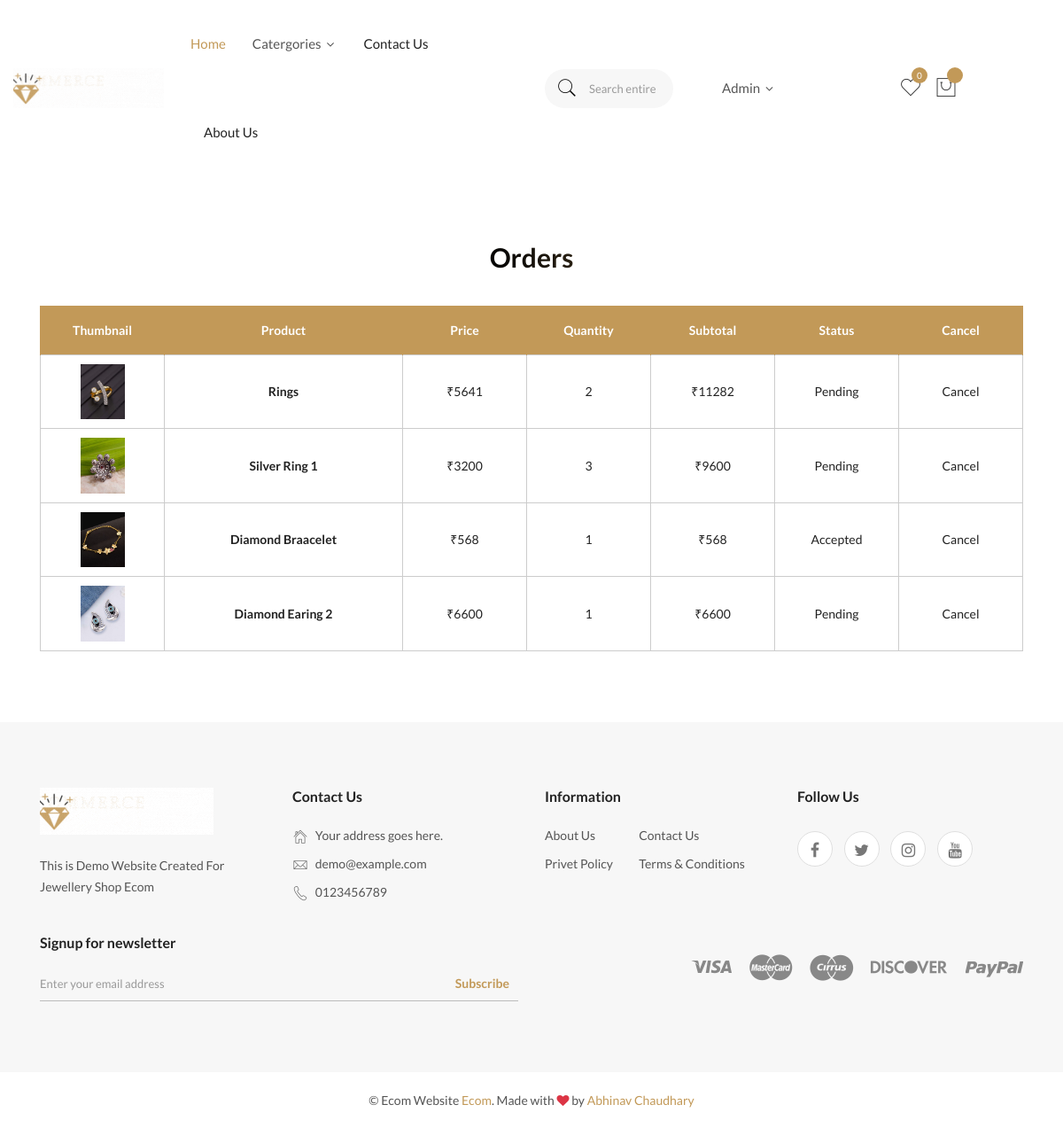
/order/ (signed in), run on the app's committed database.
### app/models.py (models this page shows, shortened)
class Order(models.Model):
    user = models.ForeignKey(User,on_delete=models.CASCADE)
    address = models.ForeignKey(Addresses,on_delete=models.CASCADE)
    product = models.ForeignKey(Product,on_delete=models.CASCADE ,null=True,blank=True)
    subtotal = models.IntegerField(null=True,blank=True )
    qty = models.IntegerField(null=True,blank=True )
    shipping = models.IntegerField(null=True,blank=True)
    Total = models.IntegerField(null=True,blank=True)
    orderDate = models.DateField(auto_now_add=True)
    status = models.CharField(max_length=100 ,choices=STATUS_CHOICES,default='Pending')

class Product(models.Model):
    name = models.CharField(max_length=100)
    dsp= models.TextField(max_length=2000)
    price = models.IntegerField()
    D_price = models.IntegerField()
    sale = models.BooleanField(default=False)
    subCategory = models.ForeignKey(SubCategory,on_delete=models.CASCADE ,null=True,blank=True)
    image_1 = models.ImageField(upload_to='product')
    image_2 = models.ImageField(upload_to='product', blank=True, null = True)
    image_3 = models.ImageField(upload_to='product', blank=True, null = True)
    image_4 = models.ImageField(upload_to='product', blank=True, null = True)

### app/views.py (the view)
# urls.py: path('order/',views.order,name="order"),
@login_required()
def order(request):
    user = request.user
    order = Order.objects.filter(user=user)
    return render(request,'order/order.html',{'order':order})

### app/templates/order/order.html
{% extends 'base.html' %}
{% load static %}
{% load mathfilters %}
{% block mainbody %}
        <div class="cart-main-wrapper section-padding">
            <div class="container">
                <div class="section-bg-color">
                    <div class="row">
                        <div class="col-lg-12">
                         <div class="section-title text-center">
                                    <h2 class="title">Orders</h2>
                                </div>
                            <div class="cart-table table-responsive">
                                <table class="table table-bordered">
                                    <thead>
                                        <tr>
                                            <th class="pro-thumbnail">Thumbnail</th>
                                            <th class="pro-title">Product</th>
                                            <th class="pro-price">Price</th>
                                            <th class="pro-quantity">Quantity</th>
                                            <th class="pro-subtotal">Subtotal</th>
                                            <th class="pro-subtotal">Status</th>
                                            <th class="pro-remove">Cancel</th>
                                        </tr>
                                    </thead>
                                    <tbody>
                                    {% for i in order %}
                                        <tr>
                                            <td class="pro-thumbnail"><a href="#"><img class="img-fluid"
                                                        src="{{i.product.image_1.url}}" width ="50px" height="50px" alt="image of  {{i.product.name}}" /></a></td>
                                            <td class="pro-title"><a href="{% url 'productDetailView' i.product.id %}"><strong>{{i.product.name}}</strong></a></td>
                                            <td class="pro-price"><span>₹{{i.product.D_price}}</span></td>
                                            <td class="pro-price"><span>{{i.qty}}</span></td>
                                            <td class="pro-subtotal"><span>₹{{i.qty|mul:i.product.D_price}}</span></td>
                                            <td class="pro-subtotal"><span>{{i.status}}</span></td>
                                            <td class="pro-remove"><a href="homepage">Cancel</i></a></td>
                                        </tr>
                                        {% endfor %}
                                    </tbody>
                                </table>
                            </div>
                        </div>
                    </div>
                </div>
            </div>
        </div>
{% endblock mainbody %}

### app/templates/base.html (shortened to what this page needs)
{% load static %}
<!doctype html>
<html  lang="en">
<head>
    <link rel="stylesheet" href="{% static 'assets/css/vendor/bootstrap.min.css' %}">
    <link rel="stylesheet" href="{% static 'assets/css/vendor/pe-icon-7-stroke.css' %}">
    <link rel="stylesheet" href="{% static 'assets/css/vendor/font-awesome.min.css' %}">
    <link rel="stylesheet" href="{% static 'assets/css/plugins/slick.min.css' %}">
    <link rel="stylesheet" href="{% static 'assets/css/plugins/animate.css' %}">
    <link rel="stylesheet" href="{% static 'assets/css/plugins/nice-select.css' %}">
    <link rel="stylesheet" href="{% static 'assets/css/plugins/jqueryui.min.css' %}">
    <link rel="stylesheet" href="{% static 'assets/css/style.css' %}">
</head>
<body>
    <header class="header-area header-wide">
        <div class="main-header d-none d-lg-block">
            <div class="header-main-area sticky">
                <div class="container">
                    <div class="row align-items-center position-relative">
                        <div class="col-lg-2">
                            <div class="logo">
                                <a href="{% url 'homepage' %}">
                                    <img src="{% static 'assets/img/logo/logo1.gif' %}" alt="Brand Logo">
                                </a>
                            </div>
                        </div>
                        <div class="col-lg-4 position-static">
                            <div class="main-menu-area">
                                <div class="main-menu">
                                    <nav class="desktop-menu">
                                        <ul>
                                            <li class="active"><a href="{% url 'homepage' %}">Home </a>
                                            </li>
                                            <li><a >Catergories <i class="fa fa-angle-down"></i></a>
                                            </li>
                                            <li><a href="{% url 'contact' %}">Contact us</a></li>
                                            <li><a href="{% url 'aboutus' %}">About us</a></li>
                                        </ul>
                                    </nav>
                                </div>
                            </div>
                        </div>
                        <div class="col-lg-2 position-static">
                            <div class="main-menu-area">
                                <div class="main-menu">
                                    <div class="header-search-container ">
                                    <form class="header-search-box d-lg-none d-xl-block animated jackInTheBox">
                                        <input type="text" placeholder="Search entire store hire"
                                            class="header-search-field">
                                        <button class="header-search-btn"><i class="pe-7s-search"></i></button>
                                    </form>
                                </div>
                                </div>
                            </div>
                        </div>
                        <div class="col-lg-2 position-static mx-auto">
                            <div class="main-menu-area">
                                <div class="main-menu">
                                    <nav class="desktop-menu">
                                        <ul class="">
                                                 {% if request.user.is_authenticated %}
                                        <li class="user-hover ">
                                            <a  class="">{{request.user}}
                                                <i class="fa fa-angle-down"></i>
                                            </a>
                                        </li>
                                        {% else %}
                                        <li><a href="{% url 'login' %}">login</a></li>
                                        <li><a href="{% url 'register' %}">register</a></li>
                                        {% endif %}
                                        </ul>
                                    </nav>
                                </div>
                            </div>
                        </div>
                        <div class="col-lg-2">
                            <div
                                class="header-right d-flex align-items-center justify-content-xl-between justify-content-lg-end">
                                <div class="header-configure-area ">
                                    <ul class="nav justify-content-end  ">
                                        {% if request.user.is_authenticated %}
                                        <li>
                                            <a href="wishlist.html">
                                                <i class="pe-7s-like"></i>
                                                <div class="notification">0</div>
                                            </a>
                                        </li>
                                        <li>
                                            <a href="{% url 'cart' %}" class="minicart-btn">
                                                <i class="pe-7s-shopbag"></i>
                                                <div class="notification" id="cartvalue"></div>
                                            </a>
                                        </li>{% endif %}
                                    </ul>
                                </div>
                            </div>
                        </div>
                    </div>
                </div>
            </div>
        </div>
    </header>
    {% block mainbody %}{% endblock mainbody %}
    <footer class="footer-widget-area">
        <div class="footer-top section-padding">
            <div class="container">
                <div class="row">
                    <div class="col-lg-3 col-md-6">
                        <div class="widget-item">
                            <div class="widget-title">
                                <div class="widget-logo">
                                    <a href="{% url 'homepage' %}">
                                        <img src="{% static 'assets/img/logo/logo1.gif' %}" alt="brand logo">
                                    </a>
                                </div>
                            </div>
                            <div class="widget-body">
                                <p>This is Demo Website Created For Jewellery Shop Ecom  </p>
                            </div>
                        </div>
                    </div>
                    <div class="col-lg-3 col-md-6">
                        <div class="widget-item">
                            <h6 class="widget-title">Contact Us</h6>
                            <div class="widget-body">
                                <address class="contact-block">
                                    <ul>
                                        <li><i class="pe-7s-home"></i> Your address goes here.</li>
                                        <li><i class="pe-7s-mail"></i> <a
                                                href="mailto:demo@plazathemes.com">demo@example.com </a></li>
                                        <li><i class="pe-7s-call"></i> <a href="tel:0123456789">0123456789</a>
                                        </li>
                                    </ul>
                                </address>
                            </div>
                        </div>
                    </div>
                    <div class="col-lg-3 col-md-6">
                        <div class="widget-item">
                            <h6 class="widget-title">Information</h6>
                            <div class="widget-body">
                                <ul class="info-list">
                                    <li><a href="{% url 'aboutus' %}">about us</a></li>
                                    <li><a href="{% url 'contact' %}">Contact Us</a></li>
                                    <li><a href="#">privet policy</a></li>
                                    <li><a href="#">Terms & Conditions</a></li>
                                </ul>
                            </div>
                        </div>
                    </div>
                    <div class="col-lg-3 col-md-6">
                        <div class="widget-item">
                            <h6 class="widget-title">Follow Us</h6>
                            <div class="widget-body social-link">
                                <a href="#"><i class="fa fa-facebook"></i></a>
                                <a href="#"><i class="fa fa-twitter"></i></a>
                                <a href="#"><i class="fa fa-instagram"></i></a>
                                <a href="#"><i class="fa fa-youtube"></i></a>
                            </div>
                        </div>
                    </div>
                </div>
                <div class="row align-items-center mt-20">
                    <div class="col-md-6">
                        <div class="newsletter-wrapper">
                            <h6 class="widget-title-text">Signup for newsletter</h6>
                            <form class="newsletter-inner" id="mc-form">
                                <input type="email" class="news-field" id="mc-email" autocomplete="off"
                                    placeholder="Enter your email address">
                                <button class="news-btn" id="mc-submit">Subscribe</button>
                            </form>
                        </div>
                    </div>
                    <div class="col-md-6">
                        <div class="footer-payment">
                            <img src="{% static 'assets/img/payment.png' %}" alt="payment method">
                        </div>
                    </div>
                </div>
            </div>
        </div>
        <div class="footer-bottom">
            <div class="container">
                <div class="row">
                    <div class="col-12">
                        <div class="copyright-text text-center">
                            <p class="copyright-text">&copy; Ecom Website <a href="index.html">Ecom</a>. Made with <i
                                    class="fa fa-heart text-danger"></i> by <a class="" href=""
                                    target="_blank">Abhinav Chaudhary</a> </p>
                        </div>
                    </div>
                </div>
            </div>
        </div>
    </footer>
</body>
</html>

### data on the page
Order: product.image_1 (picture), product.name "Rings", product.D_price "5641", qty "2", qty|mul "11282", status "Pending"
Order: product.image_1 (picture), product.name "Silver Ring 1", product.D_price "3200", qty "3", qty|mul "9600", status "Pending"
Order: product.image_1 (picture), product.name "Diamond Braacelet", product.D_price "568", qty "1", qty|mul "568", status "Accepted"
Order: product.image_1 (picture), product.name "Diamond Earing 2", product.D_price "6600", qty "1", qty|mul "6600", status "Pending"

### other printed values
{{ request.user }} "Admin"
